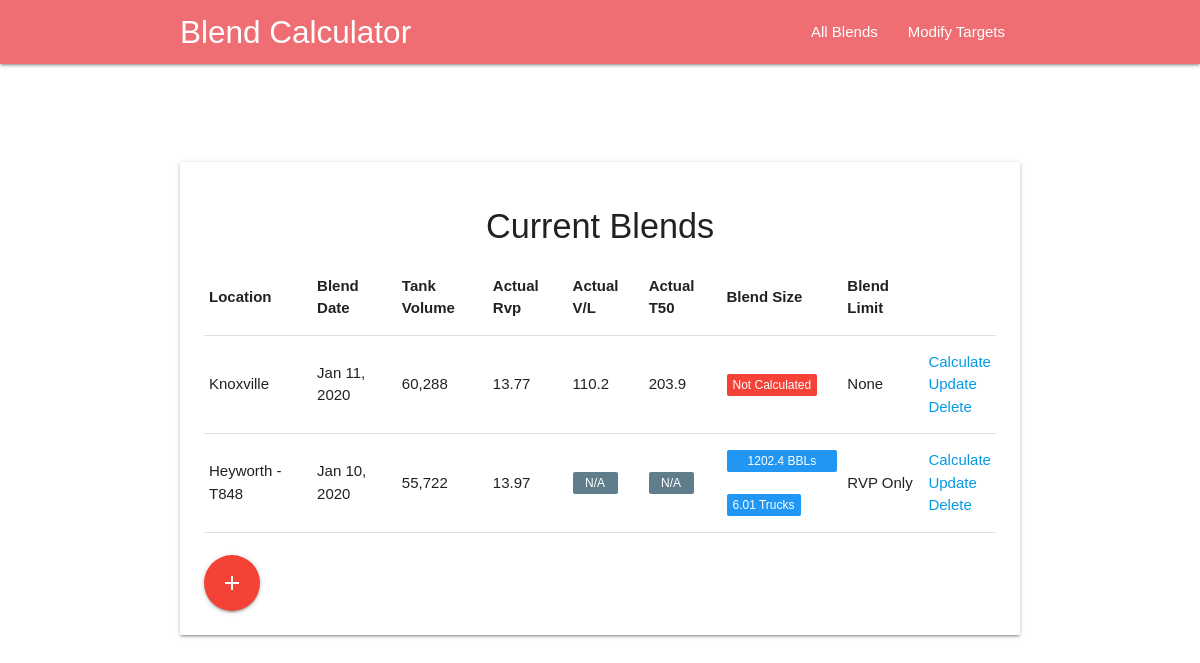
The page / on the database its author committed.
### app.py (models this page shows, shortened)
class Blend(db.Model):
    id = db.Column(db.Integer, primary_key=True)
    location = db.Column(db.String(200), nullable=False)
    tankvolume = db.Column(db.String(200), default=0)
    actualrvp = db.Column(db.String(200), nullable=False)
    actualvl = db.Column(db.String(200), default=0)
    actualt50 = db.Column(db.String(200), default=0)
    finalcalc = db.Column(db.String(200))
    blenddate = db.Column(db.String(200))
    blendlimit = db.Column(db.String(200))

### app.py (the view)
@app.route('/')
def index():
    blends = Blend.query.order_by(Blend.id).all()
    return render_template("index.html", blends=blends)

### templates/index.html (shortened to what this page needs)
{% extends "base.html" %}
{% block body %}
    <div class="container">
        <br>
        <br>
        <br>
        <br>
        <div class="card-panel">
            <h4 style="text-align: center">Current Blends</h4>
            {% if blends|length < 1 %}
            {% else %}
                <table class="highlight">
                    <thead>
                    <tr>
                        <th>Location</th>
                        <th>Blend Date</th>
                        <th>Tank Volume</th>
                        <th>Actual Rvp</th>
                        <th>Actual V/L</th>
                        <th>Actual T50</th>
                        <th>Blend Size</th>
                        <th>Blend Limit</th>
                    </tr>
                    </thead>
                    {% for bl in blends %}
                        <tbody>
                        <tr>
                            <td> {{ bl.location }} </td>
                            <td>{{ bl.blenddate }}</td>
                            <td> {{ '{0:,}'.format(bl.tankvolume | int) }} </td>
                            <td> {{ bl.actualrvp }} </td>
                            <td>
                                {% if bl.actualvl == '' %}
                                    <span class="new badge blue-grey" data-badge-caption="N/A"></span>
                                {% else %}
                                    {{ bl.actualvl }}
                                {% endif %}
                            </td>
                            <td>
                                {% if bl.actualt50 == '' %}
                                    <span class="new badge blue-grey" data-badge-caption="N/A"></span>
                                {% else %}
                                    {{ bl.actualt50 }}
                                {% endif %}
                            </td>
                            <td>
                                {% if bl.finalcalc is none %}
                                    <span class="new badge red" data-badge-caption="Not Calculated"></span>
                                {% else %}
                                    <span class="new badge blue"
                                          data-badge-caption="BBLs Needed">{{ bl.finalcalc }}</span>
                                    <br>
                                    <span class="new badge blue"
                                          data-badge-caption="Trucks">{{ bl.finalcalc | int / 200 }}</span>
                                {% endif %}
                            </td>
                            <td>
                                {{ bl.blendlimit }}
                            </td>
                            <td>
                                <a href="/autocalc/{{ bl.id }}">Calculate</a>
                                <br>
                                <a href="/update/{{ bl.id }}">Update</a>
                                <br>
                                <a href="/delete/{{ bl.id }}">Delete</a>
                            </td>
                        </tr>
                        </tbody>
                    {% endfor %}
                </table>
            {% endif %}
            <br>
            <a href="/newblend/" class="btn-floating btn-large waves-effect waves-light red"><i
                    class="material-icons">add</i></a>
        </div>
    </div>
{% endblock %}

### templates/base.html (shortened to what this page needs)
<!DOCTYPE html>
<html lang="en">
<head>
    <link rel="stylesheet" href="{{ url_for('static', filename='css/main.css') }}">
    <link rel="stylesheet" href="https://cdnjs.cloudflare.com/ajax/libs/materialize/1.0.0/css/materialize.min.css">
    <nav>
        <div class="nav-wrapper">
            <div class="container">
                <a href="/" class="brand-logo">Blend Calculator</a>
                <ul class="hide-on-med-and-down right">
                    <li><a href="/">All Blends</a></li>
                    <li><a href="/update_targets">Modify Targets</a></li>
                </ul>
            </div>
        </div>
    </nav>
</head>
<body>
{% block body %} {% endblock %}
</body>
</html>

### static/CSS/main.css (style rules this page uses)
body, html { margin: 0; font-family: sans-serif; }
table, td, th { border: 1px solid #aaa; }
table { border-collapse: collapse; width: 100%; }
th { height: 30px; }
td { text-align: center; padding: 5px; }

### rows shown on the page
Blend: location "Knoxville", blenddate "Jan 11, 2020", tankvolume "60,288", actualrvp "13.77", actualvl "110.2", actualt50 "203.9", blendlimit "None"
Blend: location "Heyworth - T848", blenddate "Jan 10, 2020", tankvolume "55,722", actualrvp "13.97", finalcalc "1202.4", bl.finalcalc|int/200 "6.01", blendlimit "RVP Only"
